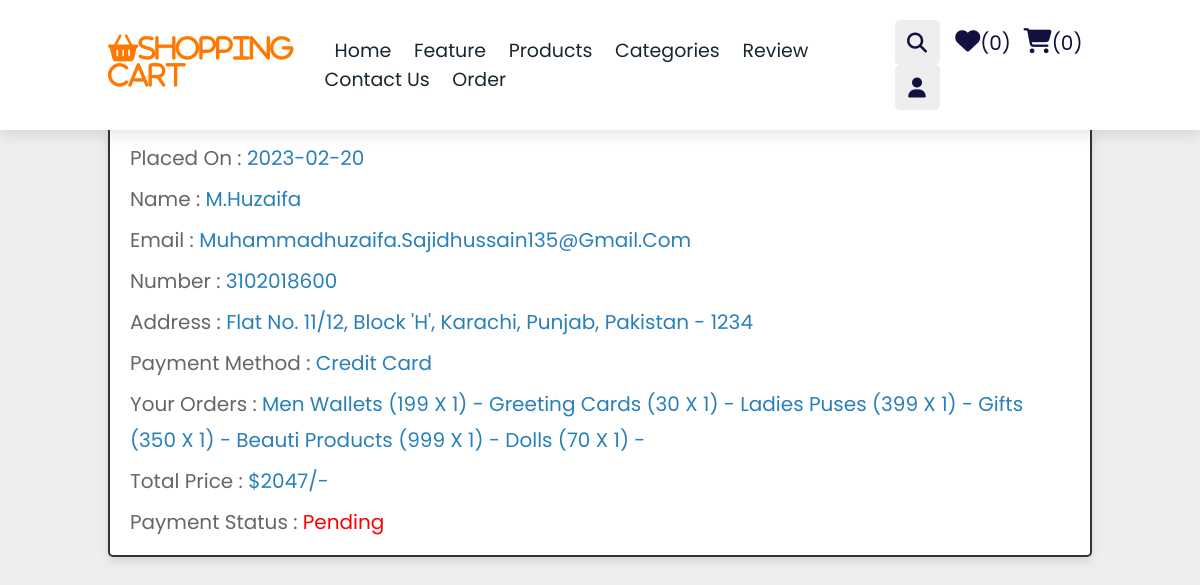
Screenshot of /orders.php (signed in) with the database file from the repository.
### tables this page shows
CREATE TABLE `orders` (
  `id` int(100) NOT NULL,
  `user_id` int(100) NOT NULL,
  `name` varchar(20) NOT NULL,
  `number` varchar(10) NOT NULL,
  `email` varchar(50) NOT NULL,
  `method` varchar(50) NOT NULL,
  `address` varchar(500) NOT NULL,
  `total_products` varchar(1000) NOT NULL,
  `total_price` int(100) NOT NULL,
  `placed_on` date NOT NULL DEFAULT current_timestamp(),
  `payment_status` varchar(20) NOT NULL DEFAULT 'pending'
);

### orders.php (the view, shortened to what this page needs)
<?php
include 'components/connect.php';
if(isset($_SESSION['user_id'])){
   $user_id = $_SESSION['user_id'];
}else{
   $user_id = '';
};
?>
<!DOCTYPE html>
<html lang="en">
<head>
   <link rel="stylesheet" href="https://cdnjs.cloudflare.com/ajax/libs/font-awesome/6.1.1/css/all.min.css">
   <link rel="stylesheet" href="css/style1.css">
</head>
<body>
<?php include 'components/heade.php'; ?>
<section class="orders">
   <h1 class="heading">placed orders</h1>
   <div class="box-container">
   <?php
      if($user_id == ''){
         echo '<p class="empty">please login to see your orders</p>';
      }else{
         $select_orders = $conn->prepare("SELECT * FROM `orders` WHERE user_id = ?");
         $select_orders->execute([$user_id]);
         if($select_orders->rowCount() > 0){
            while($fetch_orders = $select_orders->fetch(PDO::FETCH_ASSOC)){
   ?>
   <div class="box">
      <p>placed on : <span><?= $fetch_orders['placed_on']; ?></span></p>
      <p>name : <span><?= $fetch_orders['name']; ?></span></p>
      <p>email : <span><?= $fetch_orders['email']; ?></span></p>
      <p>number : <span><?= $fetch_orders['number']; ?></span></p>
      <p>address : <span><?= $fetch_orders['address']; ?></span></p>
      <p>payment method : <span><?= $fetch_orders['method']; ?></span></p>
      <p>your orders : <span><?= $fetch_orders['total_products']; ?></span></p>
      <p>total price : <span>$<?= $fetch_orders['total_price']; ?>/-</span></p>
      <p> payment status : <span style="color:<?php if($fetch_orders['payment_status'] == 'pending'){ echo 'red'; }else{ echo 'green'; }; ?>"><?= $fetch_orders['payment_status']; ?></span> </p>
   </div>
   <?php
      }
      }else{
         echo '<p class="empty">no orders placed yet!</p>';
      }
      }
   ?>
   </div>
</section>
</body>
</html>

### css/style1.css (style rules this page uses)
:root { --orange: #ff7800; --black: #130f40; --light-color: #666; --box-shadow: 0 .5rem 1.5rem rgba(0, 0, 0, .1); --border: .3rem solid rgba(0, 0, 0, .1); --outline: 1rem solid rgba(0, 0, 0, .1); --outline-hover: .2rem solid var(--black); }
* { font-family: 'Poppins', sans-serif; margin: 0; padding: 0; box-sizing: border-box; outline: none; border: none; text-decoration: none; text-transform: capitalize; transition: all .2s linear; }
html { font-size: 62.5%; overflow-x: hidden; scroll-behavior: smooth; scroll-padding-top: 7rem; }
body { background: #eee; }
section { padding: 2rem 9%; }
.heading { text-align: center; padding: 2rem 0; padding-bottom: 3rem; font-size: 3.5rem; color: var(--black); }
.orders .box-container { display: flex; flex-wrap: wrap; gap: 1.5rem; align-items: flex-start; }
.orders .box-container .box { padding: 1rem 2rem; flex: 1 1 40rem; border: .2rem solid #333; background-color: #fff; box-shadow: 0 .5rem 1rem rgba(0, 0, 0, .1); border-radius: .5rem; }
.orders .box-container .box p { margin: .5rem 0; line-height: 1.8; font-size: 2rem; color: #666; }
.orders .box-container .box p span { color: #2980b9; }

### rows the page displays
orders: placed_on "2023-02-20", name "M.huzaifa", email "Muhammadhuzaifa.sajidhussain135@gmail.com", number "3102018600", address "Flat No. 11/12, Block 'H', Karachi, Punjab, Pakistan - 1234", method "Credit Card", total_products "Men Wallets (199 X 1) - Greeting Cards (30 X 1) - Ladies Puses (399 X 1) - Gifts (350 X 1) - Beauti Products (999 X 1) - Dolls (70 X 1) -", total_price "2047", payment_status "Pending"

### other values shown
$total_wishlist_counts "0"
$total_cart_counts "0"
